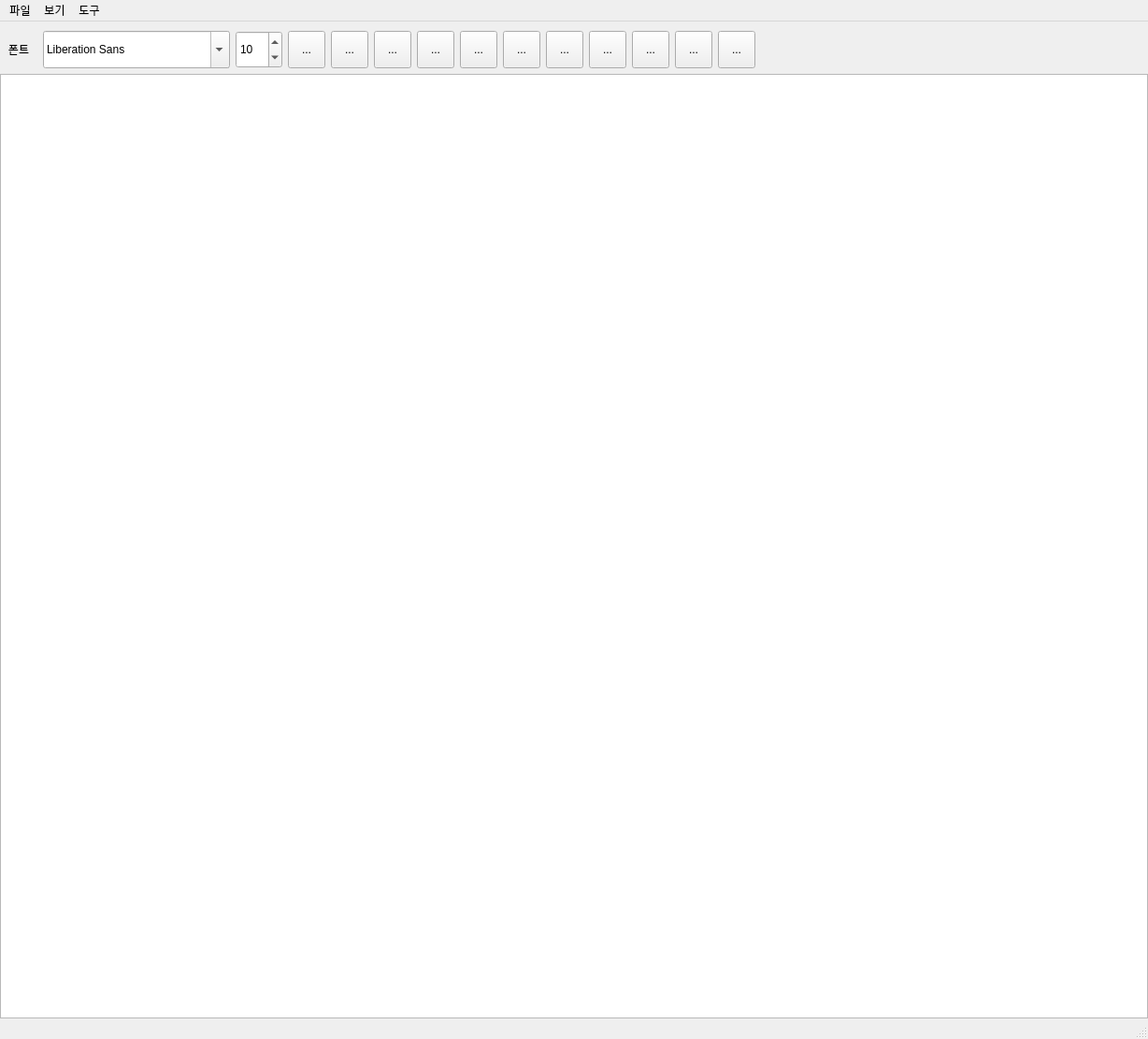
<?xml version="1.0" encoding="UTF-8"?>
<ui version="4.0">
 <class>MainWindow</class>
 <widget class="QMainWindow" name="MainWindow">
  <property name="geometry">
   <rect>
    <x>0</x>
    <y>0</y>
    <width>1228</width>
    <height>1111</height>
   </rect>
  </property>
  <property name="windowTitle">
   <string>MainWindow</string>
  </property>
  <widget class="QWidget" name="centralwidget">
   <layout class="QGridLayout" name="gridLayout_2">
    <property name="leftMargin">
     <number>0</number>
    </property>
    <property name="topMargin">
     <number>10</number>
    </property>
    <property name="rightMargin">
     <number>0</number>
    </property>
    <property name="bottomMargin">
     <number>0</number>
    </property>
    <item row="0" column="0">
     <layout class="QGridLayout" name="gridLayout">
      <item row="0" column="1">
       <widget class="QFontComboBox" name="fontComboBox">
        <property name="minimumSize">
         <size>
          <width>200</width>
          <height>40</height>
         </size>
        </property>
        <property name="maximumSize">
         <size>
          <width>200</width>
          <height>40</height>
         </size>
        </property>
       </widget>
      </item>
      <item row="0" column="4">
       <widget class="QToolButton" name="italicButton">
        <property name="minimumSize">
         <size>
          <width>40</width>
          <height>40</height>
         </size>
        </property>
        <property name="maximumSize">
         <size>
          <width>40</width>
          <height>40</height>
         </size>
        </property>
        <property name="text">
         <string>...</string>
        </property>
        <property name="icon">
         <iconset resource="../../resources/icons.qrc">
          <normaloff>:/Italicimage.png</normaloff>:/Italicimage.png</iconset>
        </property>
        <property name="iconSize">
         <size>
          <width>40</width>
          <height>40</height>
         </size>
        </property>
       </widget>
      </item>
      <item row="0" column="5">
       <widget class="QToolButton" name="lineButton">
        <property name="minimumSize">
         <size>
          <width>40</width>
          <height>40</height>
         </size>
        </property>
        <property name="maximumSize">
         <size>
          <width>40</width>
          <height>40</height>
         </size>
        </property>
        <property name="text">
         <string>...</string>
        </property>
        <property name="icon">
         <iconset resource="../../resources/icons.qrc">
          <normaloff>:/underLine.png</normaloff>:/underLine.png</iconset>
        </property>
       </widget>
      </item>
      <item row="0" column="3">
       <widget class="QToolButton" name="boldButton">
        <property name="minimumSize">
         <size>
          <width>40</width>
          <height>40</height>
         </size>
        </property>
        <property name="maximumSize">
         <size>
          <width>40</width>
          <height>40</height>
         </size>
        </property>
        <property name="text">
         <string>...</string>
        </property>
        <property name="icon">
         <iconset resource="../../resources/icons.qrc">
          <normaloff>:/boldImage.png</normaloff>:/boldImage.png</iconset>
        </property>
        <property name="iconSize">
         <size>
          <width>40</width>
          <height>40</height>
         </size>
        </property>
       </widget>
      </item>
      <item row="0" column="11">
       <widget class="QToolButton" name="betweenAlignButton">
        <property name="minimumSize">
         <size>
          <width>40</width>
          <height>40</height>
         </size>
        </property>
        <property name="maximumSize">
         <size>
          <width>40</width>
          <height>40</height>
         </size>
        </property>
        <property name="text">
         <string>...</string>
        </property>
        <property name="icon">
         <iconset resource="../../resources/icons.qrc">
          <normaloff>:/betweenAlign.png</normaloff>:/betweenAlign.png</iconset>
        </property>
        <property name="iconSize">
         <size>
          <width>40</width>
          <height>40</height>
         </size>
        </property>
       </widget>
      </item>
      <item row="0" column="6">
       <widget class="QToolButton" name="cancelLineButton">
        <property name="minimumSize">
         <size>
          <width>40</width>
          <height>40</height>
         </size>
        </property>
        <property name="maximumSize">
         <size>
          <width>40</width>
          <height>40</height>
         </size>
        </property>
        <property name="text">
         <string>...</string>
        </property>
        <property name="icon">
         <iconset resource="../../resources/icons.qrc">
          <normaloff>:/midLine.png</normaloff>:/midLine.png</iconset>
        </property>
       </widget>
      </item>
      <item row="0" column="8">
       <widget class="QToolButton" name="leftAlignButton">
        <property name="minimumSize">
         <size>
          <width>40</width>
          <height>40</height>
         </size>
        </property>
        <property name="maximumSize">
         <size>
          <width>40</width>
          <height>40</height>
         </size>
        </property>
        <property name="text">
         <string>...</string>
        </property>
        <property name="icon">
         <iconset resource="../../resources/icons.qrc">
          <normaloff>:/leftAlign.png</normaloff>:/leftAlign.png</iconset>
        </property>
        <property name="iconSize">
         <size>
          <width>30</width>
          <height>30</height>
         </size>
        </property>
       </widget>
      </item>
      <item row="0" column="10">
       <widget class="QToolButton" name="centerAlignButton">
        <property name="minimumSize">
         <size>
          <width>40</width>
          <height>40</height>
         </size>
        </property>
        <property name="maximumSize">
         <size>
          <width>40</width>
          <height>40</height>
         </size>
        </property>
        <property name="text">
         <string>...</string>
        </property>
        <property name="icon">
         <iconset resource="../../resources/icons.qrc">
          <normaloff>:/centerAlign.png</normaloff>:/centerAlign.png</iconset>
        </property>
        <property name="iconSize">
         <size>
          <width>30</width>
          <height>30</height>
         </size>
        </property>
       </widget>
      </item>
      <item row="0" column="13">
       <widget class="QToolButton" name="openFileButton">
        <property name="minimumSize">
         <size>
          <width>40</width>
          <height>40</height>
         </size>
        </property>
        <property name="maximumSize">
         <size>
          <width>40</width>
          <height>40</height>
         </size>
        </property>
        <property name="text">
         <string>...</string>
        </property>
        <property name="icon">
         <iconset resource="../../resources/icons.qrc">
          <normaloff>:/open.png</normaloff>:/open.png</iconset>
        </property>
        <property name="iconSize">
         <size>
          <width>30</width>
          <height>30</height>
         </size>
        </property>
       </widget>
      </item>
      <item row="0" column="7">
       <widget class="QToolButton" name="colorButton">
        <property name="minimumSize">
         <size>
          <width>40</width>
          <height>40</height>
         </size>
        </property>
        <property name="maximumSize">
         <size>
          <width>40</width>
          <height>40</height>
         </size>
        </property>
        <property name="text">
         <string>...</string>
        </property>
        <property name="icon">
         <iconset resource="../../resources/icons.qrc">
          <normaloff>:/colorLine.png</normaloff>:/colorLine.png</iconset>
        </property>
       </widget>
      </item>
      <item row="0" column="0">
       <widget class="QLabel" name="fontLabel">
        <property name="sizePolicy">
         <sizepolicy hsizetype="Preferred" vsizetype="Fixed">
          <horstretch>0</horstretch>
          <verstretch>0</verstretch>
         </sizepolicy>
        </property>
        <property name="minimumSize">
         <size>
          <width>40</width>
          <height>40</height>
         </size>
        </property>
        <property name="maximumSize">
         <size>
          <width>40</width>
          <height>40</height>
         </size>
        </property>
        <property name="text">
         <string>폰트</string>
        </property>
        <property name="alignment">
         <set>Qt::AlignCenter</set>
        </property>
       </widget>
      </item>
      <item row="1" column="0" colspan="19">
       <widget class="QTextEdit" name="textEdit">
        <property name="minimumSize">
         <size>
          <width>1000</width>
          <height>1000</height>
         </size>
        </property>
       </widget>
      </item>
      <item row="0" column="12">
       <widget class="QToolButton" name="saveButton">
        <property name="minimumSize">
         <size>
          <width>40</width>
          <height>40</height>
         </size>
        </property>
        <property name="maximumSize">
         <size>
          <width>40</width>
          <height>40</height>
         </size>
        </property>
        <property name="text">
         <string>...</string>
        </property>
        <property name="icon">
         <iconset resource="../../resources/icons.qrc">
          <normaloff>:/save.png</normaloff>:/save.png</iconset>
        </property>
        <property name="iconSize">
         <size>
          <width>30</width>
          <height>30</height>
         </size>
        </property>
       </widget>
      </item>
      <item row="0" column="9">
       <widget class="QToolButton" name="rightAlignButton">
        <property name="minimumSize">
         <size>
          <width>40</width>
          <height>40</height>
         </size>
        </property>
        <property name="maximumSize">
         <size>
          <width>40</width>
          <height>40</height>
         </size>
        </property>
        <property name="text">
         <string>...</string>
        </property>
        <property name="icon">
         <iconset resource="../../resources/icons.qrc">
          <normaloff>:/rightAlign.png</normaloff>:/rightAlign.png</iconset>
        </property>
        <property name="iconSize">
         <size>
          <width>30</width>
          <height>30</height>
         </size>
        </property>
       </widget>
      </item>
      <item row="0" column="2">
       <widget class="QSpinBox" name="sizeBox">
        <property name="sizePolicy">
         <sizepolicy hsizetype="Preferred" vsizetype="Fixed">
          <horstretch>0</horstretch>
          <verstretch>0</verstretch>
         </sizepolicy>
        </property>
        <property name="minimumSize">
         <size>
          <width>50</width>
          <height>30</height>
         </size>
        </property>
        <property name="maximumSize">
         <size>
          <width>50</width>
          <height>40</height>
         </size>
        </property>
        <property name="value">
         <number>10</number>
        </property>
       </widget>
      </item>
     </layout>
    </item>
   </layout>
  </widget>
  <widget class="QMenuBar" name="menubar">
   <property name="geometry">
    <rect>
     <x>0</x>
     <y>0</y>
     <width>1228</width>
     <height>26</height>
    </rect>
   </property>
   <widget class="QMenu" name="menu">
    <property name="title">
     <string>파일</string>
    </property>
    <addaction name="separator"/>
    <addaction name="fileOpenAction"/>
    <addaction name="saveAction"/>
    <addaction name="otherNameSaveAction"/>
   </widget>
   <widget class="QMenu" name="menu_2">
    <property name="title">
     <string>보기</string>
    </property>
    <addaction name="plusAction"/>
    <addaction name="minusAction"/>
   </widget>
   <widget class="QMenu" name="menu_3">
    <property name="title">
     <string>도구</string>
    </property>
   </widget>
   <addaction name="menu"/>
   <addaction name="menu_2"/>
   <addaction name="menu_3"/>
  </widget>
  <widget class="QStatusBar" name="statusbar"/>
  <action name="fileOpenAction">
   <property name="text">
    <string>열기</string>
   </property>
  </action>
  <action name="saveAction">
   <property name="text">
    <string>저장</string>
   </property>
  </action>
  <action name="otherNameSaveAction">
   <property name="text">
    <string>다른이름으로 저장</string>
   </property>
  </action>
  <action name="plusAction">
   <property name="text">
    <string>확대</string>
   </property>
  </action>
  <action name="minusAction">
   <property name="text">
    <string>축소</string>
   </property>
  </action>
 </widget>
 <resources>
  <include location="../../resources/icons.qrc"/>
 </resources>
 <connections/>
</ui>
